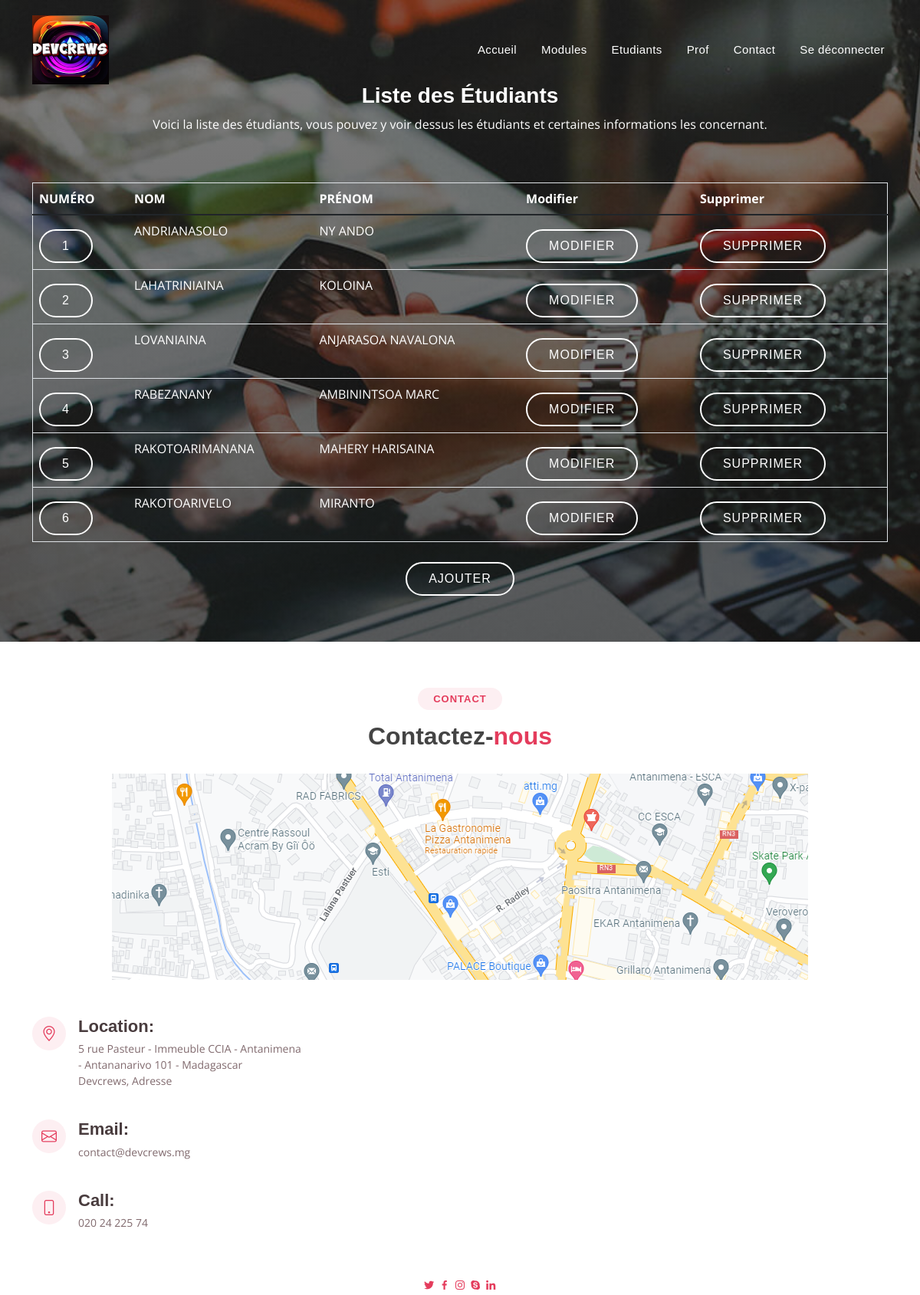
The app's page /views/etudiant/listeEtudiant.php with its own data.
### tables this page shows
CREATE TABLE IF NOT EXISTS `etudiant` (
  `id` int(11) NOT NULL AUTO_INCREMENT,
  `nom` varchar(50) NOT NULL,
  `prenom` varchar(50) NOT NULL,
  `birthdate` date NOT NULL,
  `telephone` int(11) NOT NULL,
  `email` varchar(25) NOT NULL,
  `fb` varchar(50) NOT NULL,
  `pdp` varchar(50) NOT NULL,
  `diplome` varchar(50) NOT NULL,
  `genre` varchar(25) NOT NULL,
  PRIMARY KEY (`id`)
);

### model/mdlEtudiant.php (called while the page is built, shortened)
<?php
class Models {
    static function get_data()
    {
        $pdo = db_connect();
        $q = 'SELECT * FROM etudiant ORDER BY nom ASC';
        $listeEtudiant = $pdo->query($q)->fetchAll();
        return $listeEtudiant;
    }
}
?>

### controler/ctrlEtudiant.php (called while the page is built, shortened)
<?php
include('../../model/mdlEtudiant.php');
class ctrl_etudiants {
    public function index()
    {
        $listeEtudiant = Models::get_data();
        return $listeEtudiant;
    }
}
?>

### views/etudiant/listeEtudiant.php (the view, shortened to what this page needs)
<?php
require('../../controler/ctrlEtudiant.php');
$e = new ctrl_etudiants();
$etudiants = $e->index();
function setMajuscule($text) {
    return strtoupper($text);
}
require('../header.php');
?>
<section id="cta" class="cta">
    <br>
    <br>
    <div class="container">
        <div class="text-center">
            <h3>Liste des Étudiants</h3>
            <p>Voici la liste des étudiants, vous pouvez y voir dessus les étudiants et certaines informations les concernant.</p>
        </div>
        <br>
        <br>
        <table class="table" border="1">
            <thead class="thead-light">
                <tr style="color: white;">
                    <th>NUMÉRO</th>
                    <th>NOM</th>
                    <th>PRÉNOM</th>
                    <th>Modifier</th>
                    <th>Supprimer</th>
                </tr>
            </thead>
            <tbody>
                <?php foreach ($etudiants as $k => $etudiant) : ?>
                    <tr style="color: white;">
                        <td>
                            <a class="cta-btn" href="/e-learning-website-main/project/phpwebproject/views/etudiant/details.php?id=<?= $etudiant['id']; ?>"><?php echo $k + 1; ?></a>
                        </td>
                        <td style="color: white;"><?php echo setMajuscule($etudiant['nom']); ?></td>
                        <td><?php echo setMajuscule($etudiant['prenom']); ?></td>
                        <td>
                            <a class="cta-btn" href="/e-learning-website-main/project/phpwebproject/views/etudiant/updateForm.php?id=<?= $etudiant['id']; ?>">Modifier</a>
                        </td>
                        <td>
                            <a class="cta-btn" href="/e-learning-website-main/project/phpwebproject/views/etudiant/delete.php?id=<?= $etudiant['id']; ?>">Supprimer</a>
                        </td>
                    </tr>
                <?php endforeach; ?>
            </tbody>
        </table>
    </div>
    <div align="center">
        <a class="cta-btn" href="/e-learning-website-main/project/phpwebproject/views/etudiant/add.php">Ajouter</a>
    </div>
</section>
<?php require('../footer.php'); ?>

### views/header.php (shortened to what this page needs)
<!DOCTYPE html>
<html lang="en">
<head>
  <link href="../../assets/vendor/bootstrap/css/bootstrap.min.css" rel="stylesheet">
  <link href="../../assets/vendor/bootstrap-icons/bootstrap-icons.css" rel="stylesheet">
  <link href="../../assets/vendor/boxicons/css/boxicons.min.css" rel="stylesheet">
  <link href="../../assets/vendor/glightbox/css/glightbox.min.css" rel="stylesheet">
  <link href="../../assets/vendor/remixicon/remixicon.css" rel="stylesheet">
  <link href="../../assets/vendor/swiper/swiper-bundle.min.css" rel="stylesheet">
  <link href="../../assets/css/style.css" rel="stylesheet">
</head>
<body>
  <header id="header" class="fixed-top ">
    <div class="container d-flex align-items-center justify-content-between">
    <h1 class="logo"><a href="index.php" class="logo"><img src="../../assets/images/logo2.png" alt="" class="img-fluid"></a></h1>
      <nav id="navbar" class="navbar">
        <ul>
          <li><a class="nav-link scrollto" href=" /e-learning-website-main/project/phpwebproject/views/accueil/accueil.php">Accueil</a></li>
          <li><a class="nav-link scrollto" href="/e-learning-website-main/project/phpwebproject/views/module/listeModule.php">Modules</a></li>
          <li><a class="nav-link scrollto " href="/e-learning-website-main/project/phpwebproject/views/etudiant/listeEtudiant.php">Etudiants</a></li>
          <li><a class="nav-link scrollto" href="/e-learning-website-main/project/phpwebproject/views/prof/listeProf.php">Prof</a></li>
          <li><a class="nav-link scrollto" href="footer.php#contact">Contact</a></li>
          <li><a class="nav-link scrollto" href="/e-learning-website-main/project/phpwebproject/views/deconnexion.php">Se déconnecter</a></li>
        </ul>
      </nav>
    </div>
  </header>

### views/footer.php (shortened to what this page needs)
   <main id="main">
  <section id="contact" class="contact">
    <div class="container">
      <div class="section-title">
        <h2>Contact</h2>
        <h3>Contactez-<span>nous</span></h3>
      </div>
      <div>
        <img src="../../assets/images/maps.PNG" alt="Plan" style = "display : block; margin : 0px auto">
      </div>
      <div class="row mt-5">
        <div class="col-lg-4">
          <div class="info">
            <div class="address">
              <i class="bi bi-geo-alt"></i>
              <h4>Location:</h4>
              <p>5 rue Pasteur - Immeuble CCIA - Antanimena - Antananarivo 101 - Madagascar</br>Devcrews, Adresse</p>
            </div>
            <div class="email">
              <i class="bi bi-envelope"></i>
              <h4>Email:</h4>
              <p>contact@devcrews.mg</p>
            </div>
            <div class="phone">
              <i class="bi bi-phone"></i>
              <h4>Call:</h4>
              <p> 020 24 225 74</p>
            </div>
          </div>
        </div>
      </div>
    </div>
  </section>
  <div class="social-links text-center text-md-right pt-3 pt-md-0">
        <a href="#" class="twitter"><i class="bx bxl-twitter"></i></a>
        <a href="#" class="facebook"><i class="bx bxl-facebook"></i></a>
        <a href="#" class="instagram"><i class="bx bxl-instagram"></i></a>
        <a href="#" class="google-plus"><i class="bx bxl-skype"></i></a>
        <a href="#" class="linkedin"><i class="bx bxl-linkedin"></i></a>
      </div>
</body>
</html>

### assets/css/style.css (style rules this page uses)
body { font-family: "Open Sans", sans-serif; color: #444444; }
a { color: #e43c5c; text-decoration: none; }
h1, h2, h3, h4, h5, h6 { font-family: "Nunito", sans-serif; }
#header { transition: all 0.5s; z-index: 997; padding: 20px 0; }
#header .logo { font-size: 30px; margin: 0; padding: 0; line-height: 1; font-weight: 600; letter-spacing: 1px; text-transform: uppercase; }
#header .logo a { color: #fff; }
#header .logo img { max-height: 400px; }
.navbar { padding: 0; }
.navbar ul { margin: 0; padding: 0; display: flex; list-style: none; align-items: center; }
.navbar li { position: relative; }
.navbar > ul > li { white-space: nowrap; padding: 10px 0 10px 24px; }
.navbar a, .navbar a:focus { display: flex; align-items: center; justify-content: space-between; font-family: "Poppins", sans-serif; color: #fff; font-size: 15px; padding: 0 4px; white-space: nowrap; transition: 0.3s; letter-spacing: 0.4px; position: relative; }
.navbar > ul > li > a:before { content: ""; position: absolute; width: 100%; height: 2px; bottom: -6px; left: 0; background-color: #e43c5c; visibility: hidden; transform: scaleX(0); transition: all 0.3s ease-in-out 0s; }
section { padding: 60px 0; overflow: hidden; }
.section-title { text-align: center; padding-bottom: 30px; }
.section-title h2 { font-size: 13px; letter-spacing: 1px; font-weight: 700; padding: 8px 20px; line-height: 1; margin: 0; background: #fdeff2; color: #e43c5c; display: inline-block; text-transform: uppercase; border-radius: 50px; }
.section-title h3 { margin: 15px 0 0 0; font-size: 32px; font-weight: 700; }
.section-title h3 span { color: #e43c5c; }
.cta { background: linear-gradient(rgba(2, 2, 2, 0.5), rgba(0, 0, 0, 0.8)), url("../img/cta-bg.jpg") center center; background-size: cover; padding: 60px 0; }
.cta h3 { color: #fff; font-size: 28px; font-weight: 700; }
.cta p { color: #fff; }
.cta .cta-btn { font-family: "Nunito", sans-serif; text-transform: uppercase; font-weight: 500; font-size: 16px; letter-spacing: 1px; display: inline-block; padding: 8px 28px; border-radius: 25px; transition: 0.5s; margin-top: 10px; border: 2px solid #fff; color: #fff; }
@media (min-width: 1024px) { .cta { background-attachment: fixed; } }
.contact .info { width: 100%; background: #fff; }
.contact .info i { font-size: 20px; color: #e43c5c; float: left; width: 44px; height: 44px; background: #fdeff2; display: flex; justify-content: center; align-items: center; border-radius: 50px; transition: all 0.3s ease-in-out; }
.contact .info h4 { padding: 0 0 0 60px; font-size: 22px; font-weight: 600; margin-bottom: 5px; color: #493c3e; }
.contact .info p { padding: 0 0 0 60px; margin-bottom: 0; font-size: 14px; color: #816a6e; }
.contact .info .email, .contact .info .phone { margin-top: 40px; }

### records on screen
etudiant: nom "ANDRIANASOLO", prenom "NY ANDO"
etudiant: nom "LAHATRINIAINA", prenom "KOLOINA"
etudiant: nom "LOVANIAINA", prenom "ANJARASOA NAVALONA"
etudiant: nom "RABEZANANY", prenom "AMBININTSOA MARC"
etudiant: nom "RAKOTOARIMANANA", prenom "MAHERY HARISAINA"
etudiant: nom "RAKOTOARIVELO", prenom "MIRANTO"
